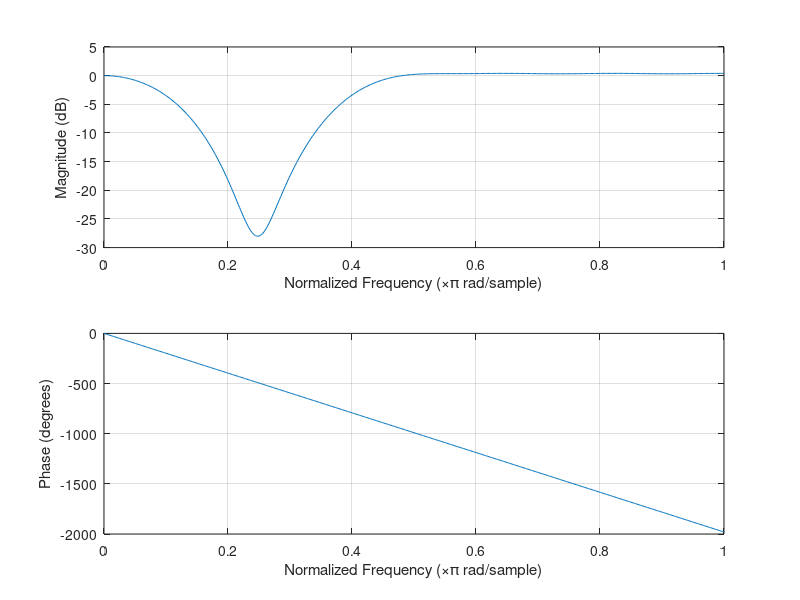

Source code (MATLAB):
clc;
clear all;
close all;
fs=40;
t=0:1/fs:1;
x=sin(2*pi*0*t)+sin(2*pi*5*t)+sin(2*pi*15*t)+sin(2*pi*20*t);
f1=5/40;
f2=15/40;
f=[f1 f2];
x=fir1(21,f,'stop');
% u=fvtool(x,1,'fs',fs);
% plot(u)
freqz(x)
